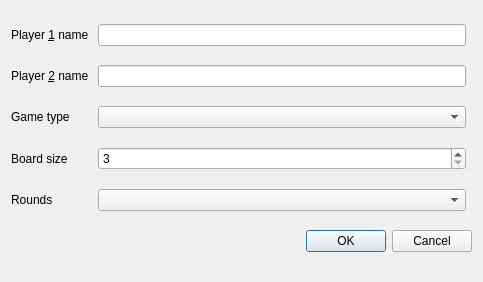
<?xml version="1.0" encoding="UTF-8"?>
<ui version="4.0">
 <class>ConfigurationDialog</class>
 <widget class="QDialog" name="ConfigurationDialog">
  <property name="geometry">
   <rect>
    <x>0</x>
    <y>0</y>
    <width>483</width>
    <height>282</height>
   </rect>
  </property>
  <property name="windowTitle">
   <string>Setup the game</string>
  </property>
  <layout class="QGridLayout" name="gridLayout">
   <item row="5" column="1">
    <widget class="QComboBox" name="numberRounds">
     <property name="toolTip">
      <string>&lt;html&gt;&lt;head/&gt;&lt;body&gt;&lt;p&gt;Choose the number of rounds to win a game&lt;/p&gt;&lt;/body&gt;&lt;/html&gt;</string>
     </property>
     <property name="editable">
      <bool>false</bool>
     </property>
     <property name="maxVisibleItems">
      <number>3</number>
     </property>
    </widget>
   </item>
   <item row="0" column="1">
    <widget class="QLineEdit" name="player1Name"/>
   </item>
   <item row="3" column="1">
    <widget class="QComboBox" name="gameType"/>
   </item>
   <item row="1" column="1">
    <widget class="QLineEdit" name="player2Name"/>
   </item>
   <item row="5" column="0">
    <widget class="QLabel" name="label_3">
     <property name="text">
      <string>Rounds </string>
     </property>
    </widget>
   </item>
   <item row="0" column="0">
    <widget class="QLabel" name="label">
     <property name="text">
      <string>Player &amp;1 name </string>
     </property>
     <property name="buddy">
      <cstring>player1Name</cstring>
     </property>
    </widget>
   </item>
   <item row="1" column="0">
    <widget class="QLabel" name="label_2">
     <property name="text">
      <string>Player &amp;2 name</string>
     </property>
     <property name="buddy">
      <cstring>player2Name</cstring>
     </property>
    </widget>
   </item>
   <item row="8" column="0" colspan="3">
    <widget class="QDialogButtonBox" name="buttonBox">
     <property name="orientation">
      <enum>Qt::Horizontal</enum>
     </property>
     <property name="standardButtons">
      <set>QDialogButtonBox::Cancel|QDialogButtonBox::Ok</set>
     </property>
    </widget>
   </item>
   <item row="3" column="0">
    <widget class="QLabel" name="label_4">
     <property name="text">
      <string>Game type </string>
     </property>
     <property name="buddy">
      <cstring>gameType</cstring>
     </property>
    </widget>
   </item>
   <item row="4" column="1">
    <widget class="QSpinBox" name="sizeBoard">
     <property name="toolTip">
      <string>&lt;html&gt;&lt;head/&gt;&lt;body&gt;&lt;p&gt;Select the size of the board (n x n)&lt;/p&gt;&lt;/body&gt;&lt;/html&gt;</string>
     </property>
     <property name="minimum">
      <number>3</number>
     </property>
     <property name="maximum">
      <number>10</number>
     </property>
    </widget>
   </item>
   <item row="4" column="0">
    <widget class="QLabel" name="label_5">
     <property name="text">
      <string>Board size </string>
     </property>
     <property name="buddy">
      <cstring>sizeBoard</cstring>
     </property>
    </widget>
   </item>
  </layout>
 </widget>
 <resources/>
 <connections>
  <connection>
   <sender>buttonBox</sender>
   <signal>accepted()</signal>
   <receiver>ConfigurationDialog</receiver>
   <slot>accept()</slot>
   <hints>
    <hint type="sourcelabel">
     <x>231</x>
     <y>231</y>
    </hint>
    <hint type="destinationlabel">
     <x>157</x>
     <y>177</y>
    </hint>
   </hints>
  </connection>
  <connection>
   <sender>buttonBox</sender>
   <signal>rejected()</signal>
   <receiver>ConfigurationDialog</receiver>
   <slot>reject()</slot>
   <hints>
    <hint type="sourcelabel">
     <x>295</x>
     <y>230</y>
    </hint>
    <hint type="destinationlabel">
     <x>286</x>
     <y>177</y>
    </hint>
   </hints>
  </connection>
  <connection>
   <sender>player1Name</sender>
   <signal>textChanged(QString)</signal>
   <receiver>ConfigurationDialog</receiver>
   <slot>updateOkButtonState()</slot>
   <hints>
    <hint type="sourcelabel">
     <x>164</x>
     <y>29</y>
    </hint>
    <hint type="destinationlabel">
     <x>98</x>
     <y>19</y>
    </hint>
   </hints>
  </connection>
  <connection>
   <sender>player2Name</sender>
   <signal>textChanged(QString)</signal>
   <receiver>ConfigurationDialog</receiver>
   <slot>updateOkButtonState()</slot>
   <hints>
    <hint type="sourcelabel">
     <x>252</x>
     <y>79</y>
    </hint>
    <hint type="destinationlabel">
     <x>209</x>
     <y>20</y>
    </hint>
   </hints>
  </connection>
  <connection>
   <sender>gameType</sender>
   <signal>currentIndexChanged(int)</signal>
   <receiver>ConfigurationDialog</receiver>
   <slot>updateBoardSizeSpinBox()</slot>
   <hints>
    <hint type="sourcelabel">
     <x>395</x>
     <y>140</y>
    </hint>
    <hint type="destinationlabel">
     <x>456</x>
     <y>65</y>
    </hint>
   </hints>
  </connection>
 </connections>
 <slots>
  <slot>updateOkButtonState()</slot>
  <slot>updateBoardSizeSpinBox()</slot>
 </slots>
</ui>
